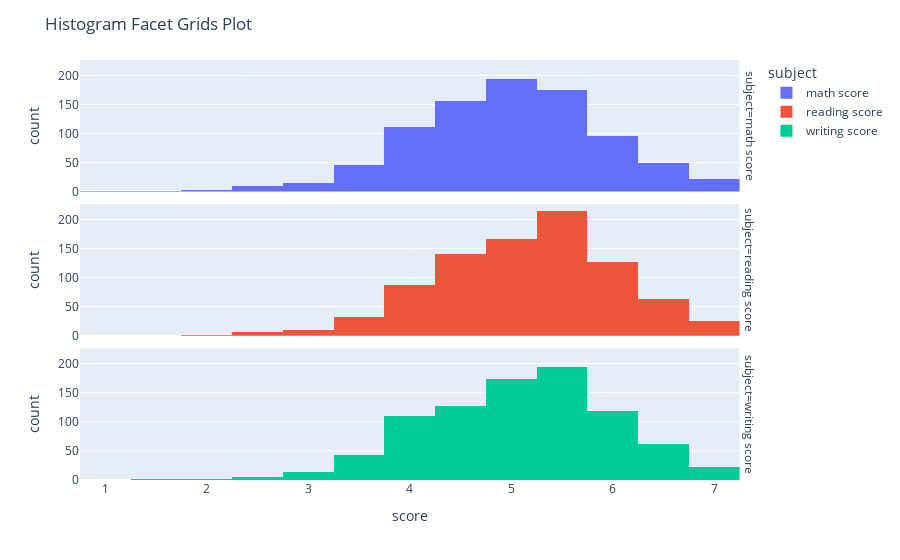

This figure's notebook cell:
### Markdown cell above
**Histograma con Faceta:**

### Code cell
fig = px.histogram(df_grades_melted, x='score', facet_row='subject', color='subject', nbins=30)
fig.update_layout(title='Histogram Facet Grids Plot')
fig.show()

### Figure 1 — Plotly figure (JSON) as saved in the notebook; plotly's stock layout.template omitted (floating-point values rounded to 4 significant figures; data arrays with more than 128 entries replaced by an {"elided": "..."} marker saying what was removed)
{"data": [{"alignmentgroup": "True", "bingroup": "x", "hovertemplate": "subject=math score<br>score=%{x}<br>count=%{y}<extra></extra>", "legendgroup": "math score", "marker": {"color": "#636efa", "pattern": {"shape": ""}}, "name": "math score", "nbinsx": 30, "offsetgroup": "math score", "orientation": "v", "showlegend": true, "type": "histogram", "x": {"elided": "875 float values"}, "xaxis": "x3", "yaxis": "y3"}, {"alignmentgroup": "True", "bingroup": "x", "hovertemplate": "subject=reading score<br>score=%{x}<br>count=%{y}<extra></extra>", "legendgroup": "reading score", "marker": {"color": "#EF553B", "pattern": {"shape": ""}}, "name": "reading score", "nbinsx": 30, "offsetgroup": "reading score", "orientation": "v", "showlegend": true, "type": "histogram", "x": {"elided": "875 float values"}, "xaxis": "x2", "yaxis": "y2"}, {"alignmentgroup": "True", "bingroup": "x", "hovertemplate": "subject=writing score<br>score=%{x}<br>count=%{y}<extra></extra>", "legendgroup": "writing score", "marker": {"color": "#00cc96", "pattern": {"shape": ""}}, "name": "writing score", "nbinsx": 30, "offsetgroup": "writing score", "orientation": "v", "showlegend": true, "type": "histogram", "x": {"elided": "875 float values"}, "xaxis": "x", "yaxis": "y"}], "layout": {"annotations": [{"font": {}, "showarrow": false, "text": "subject=writing score", "textangle": 90, "x": 0.98, "xanchor": "left", "xref": "paper", "y": 0.1567, "yanchor": "middle", "yref": "paper"}, {"font": {}, "showarrow": false, "text": "subject=reading score", "textangle": 90, "x": 0.98, "xanchor": "left", "xref": "paper", "y": 0.5, "yanchor": "middle", "yref": "paper"}, {"font": {}, "showarrow": false, "text": "subject=math score", "textangle": 90, "x": 0.98, "xanchor": "left", "xref": "paper", "y": 0.8433, "yanchor": "middle", "yref": "paper"}], "barmode": "relative", "legend": {"title": {"text": "subject"}, "tracegroupgap": 0}, "margin": {"t": 60}, "title": {"text": "Histogram Facet Grids Plot"}, "xaxis": {"anchor": "y", "domain": [0, 0.98], "title": {"text": "score"}}, "xaxis2": {"anchor": "y2", "domain": [0, 0.98], "matches": "x", "showticklabels": false}, "xaxis3": {"anchor": "y3", "domain": [0, 0.98], "matches": "x", "showticklabels": false}, "yaxis": {"anchor": "x", "domain": [0, 0.3133], "title": {"text": "count"}}, "yaxis2": {"anchor": "x2", "domain": [0.3433, 0.6567], "matches": "y", "title": {"text": "count"}}, "yaxis3": {"anchor": "x3", "domain": [0.6867, 1.0], "matches": "y", "title": {"text": "count"}}}}
